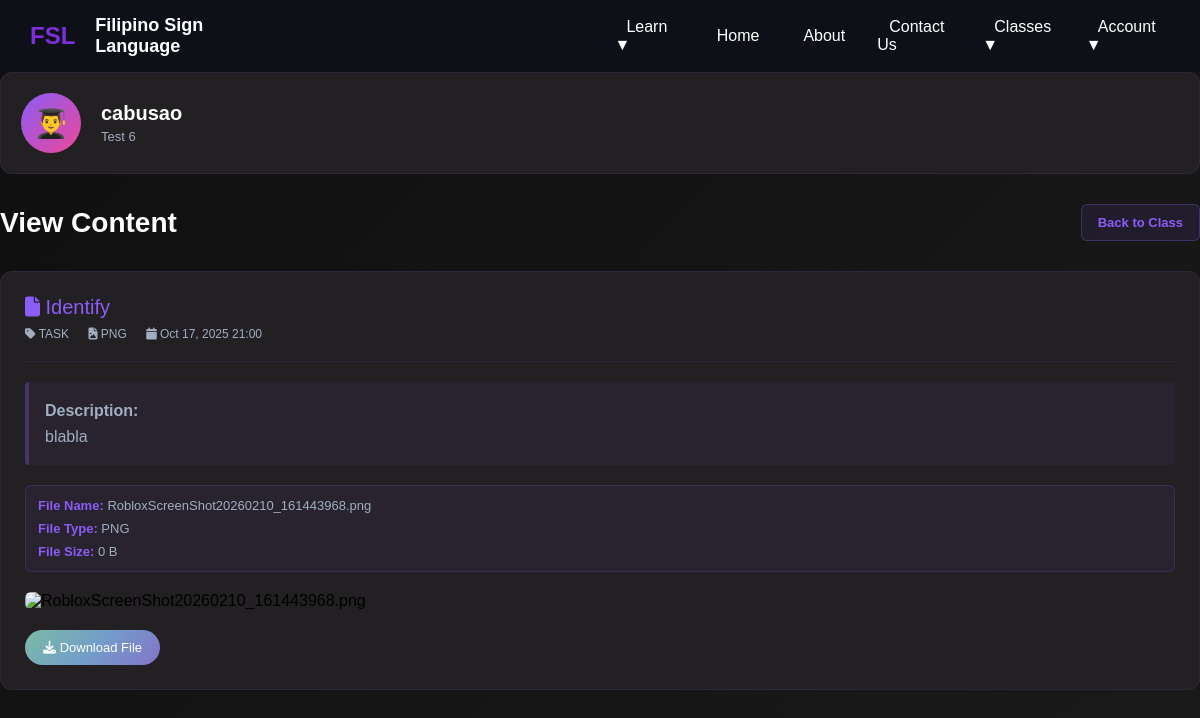
The app's page /In/view_content.php?type=task&id=6&class_id=6 (signed in) with its own data.
### tables this page shows
CREATE TABLE `classes` (
  `class_id` int(11) NOT NULL,
  `teacher_id` int(11) NOT NULL,
  `class_name` varchar(255) NOT NULL,
  `description` text DEFAULT NULL,
  `access_code` varchar(10) NOT NULL,
  `created_at` timestamp NOT NULL DEFAULT current_timestamp(),
  `status` enum('active','completed','archived') DEFAULT 'active'
);

CREATE TABLE `class_tasks` (
  `task_id` int(11) NOT NULL,
  `class_id` int(11) NOT NULL,
  `task_name` varchar(255) NOT NULL,
  `task_description` text DEFAULT NULL,
  `file_path` varchar(255) DEFAULT NULL,
  `file_data` longblob DEFAULT NULL,
  `file_mime` varchar(100) DEFAULT NULL,
  `file_name` varchar(255) DEFAULT NULL,
  `task_order` int(11) DEFAULT 0,
  `created_at` timestamp NOT NULL DEFAULT current_timestamp()
);

### In/view_content.php (the view, shortened to what this page needs)
<?php
$conn = new mysqli("localhost", "root", "", "fsldb");
$type = $_GET['type'] ?? '';
$item_id = intval($_GET['id'] ?? 0);
$class_id = intval($_GET['class_id'] ?? 0);
$user_id = $_SESSION['acc_no'];
$user_role = $_SESSION['role'];
if ($user_role === 'teacher') {
    $verify_query = "SELECT c.* FROM classes c WHERE c.class_id = ? AND c.teacher_id = ?";
    $stmt = $conn->prepare($verify_query);
    $stmt->bind_param("ii", $class_id, $user_id);
} elseif ($user_role === 'student') {
    $verify_query = "SELECT c.* FROM classes c JOIN student_enrollments se ON c.class_id = se.class_id WHERE c.class_id = ? AND se.student_id = ?";
    $stmt = $conn->prepare($verify_query);
    $stmt->bind_param("ii", $class_id, $user_id);
} else {
    header("Location: login.php");
    exit();
}
$stmt->execute();
$class_result = $stmt->get_result();
$class = $class_result->fetch_assoc();
if ($type == 'task') {
    $query = "SELECT * FROM class_tasks WHERE task_id = ? AND class_id = ?";
    $stmt = $conn->prepare($query);
    $stmt->bind_param("ii", $item_id, $class_id);
} elseif ($type == 'lesson') {
    $query = "SELECT * FROM class_lessons WHERE lesson_id = ? AND class_id = ?";
    $stmt = $conn->prepare($query);
    $stmt->bind_param("ii", $item_id, $class_id);
} else {
    $redirect = $user_role === 'teacher' ? "teacher_class.php?class_id=$class_id" : "student_class.php?class_id=$class_id";
    header("Location: $redirect");
    exit();
}
$stmt->execute();
$result = $stmt->get_result();
$content = $result->fetch_assoc();
$file_name = $content['file_name'] ?? null;
$file_ext = strtolower(pathinfo($file_name, PATHINFO_EXTENSION));
$serve_type = $type;
$serve_id = intval($item_id ?? $item_id);
$serve_url = "serve_file.php?type=" . urlencode($serve_type) . "&id=" . $serve_id;
$user_pic_result = $conn->query("SELECT profile_picture FROM account_record WHERE acc_no = $user_id");
$user_pic_data = $user_pic_result->fetch_assoc();
$user_profile_picture = $user_pic_data['profile_picture'] ?? null;
$user_name = $_SESSION['name'] ?? 'User';
$is_image = in_array($file_ext, ['jpg', 'jpeg', 'png', 'gif', 'bmp', 'webp']);
$is_pdf = $file_ext === 'pdf';
$is_video = in_array($file_ext, ['mp4', 'avi', 'mov', 'mkv', 'webm', 'ogv']);
$title = $content[$type == 'task' ? 'task_name' : 'lesson_name'];
$description = $content[$type == 'task' ? 'task_description' : 'lesson_description'] ?? '';
?>
<!DOCTYPE html>
<html lang="en">
<head>
    <link rel="stylesheet" href="https://cdnjs.cloudflare.com/ajax/libs/font-awesome/6.4.0/css/all.min.css">
</head>
<body>
    <?php include "includes/header.php" ?>
    <div class="container">
        <div class="profile-header">
            <div class="profile-picture">
                <?php if ($user_profile_picture): ?>
                    <img src="<?php echo htmlspecialchars($user_profile_picture); ?>" alt="Profile">
                <?php else: ?>
                    <?php echo $user_role === 'teacher' ? '👨‍🏫' : '👨‍🎓'; ?>
                <?php endif; ?>
            </div>
            <div class="profile-info">
                <h2><?php echo htmlspecialchars($user_name); ?></h2>
                <p><?php echo htmlspecialchars($class['class_name']); ?></p>
            </div>
        </div>
        <div class="header">
            <h1>View Content</h1>
            <a href="<?php echo $user_role === 'teacher' ? 'teacher_class.php' : 'student_class.php'; ?>?class_id=<?php echo $class_id; ?>" class="back-btn">Back to Class</a>
        </div>
        <div class="viewer-section">
            <div class="viewer-header">
                <div class="viewer-title">
                    <i class="fas fa-file"></i> <?php echo htmlspecialchars($title); ?>
                </div>
                <div class="viewer-meta">
                    <span><i class="fas fa-tag"></i> <?php echo strtoupper($type); ?></span>
                    <span><i class="fas fa-file-<?php
                        if ($is_image) echo 'image';
                        elseif ($is_pdf) echo 'pdf';
                        elseif ($is_video) echo 'video';
                        else echo 'alt';
                    ?>"></i> <?php echo strtoupper($file_ext); ?></span>
                    <span><i class="fas fa-calendar"></i> <?php echo date('M d, Y H:i', strtotime($content['created_at'])); ?></span>
                </div>
            </div>
            <?php if (!empty($description)): ?>
            <div class="description">
                <strong>Description:</strong><br>
                <?php echo nl2br(htmlspecialchars($description)); ?>
            </div>
            <?php endif; ?>
            <div class="file-info">
                <div class="file-info-item">
                    <strong>File Name:</strong> <?php echo htmlspecialchars($file_name); ?>
                </div>
                <div class="file-info-item">
                    <strong>File Type:</strong> <?php echo strtoupper($file_ext); ?>
                </div>
                <div class="file-info-item">
                    <strong>File Size:</strong> <?php
                    if (!empty($content['file_data'])) {
                        $size = strlen($content['file_data']);
                    } elseif (!empty($content['file_path']) && file_exists($content['file_path'])) {
                        $size = filesize($content['file_path']);
                    } else {
                        $size = 0;
                    }
                    if ($size < 1024) {
                        echo $size . ' B';
                    } elseif ($size < 1024 * 1024) {
                        echo round($size / 1024, 2) . ' KB';
                    } else {
                        echo round($size / (1024 * 1024), 2) . ' MB';
                    }
                    ?>
                </div>
            </div>
            <?php if ($is_image): ?>
                <div class="viewer-content">
                    <img src="<?php echo htmlspecialchars($serve_url); ?>" alt="<?php echo htmlspecialchars($file_name); ?>" class="image-viewer">
                </div>
            <?php endif; ?>
            <div class="button-group">
                <a href="<?php echo htmlspecialchars($serve_url); ?>&download=1" class="btn btn-primary">
                    <i class="fas fa-download"></i> Download File
                </a>
            </div>
        </div>
    </div>
</body>
</html>

### In/view_content.php (style rules this page uses)
* { margin: 0; padding: 0; box-sizing: border-box; }
body { font-family: Arial, sans-serif; background: linear-gradient(135deg, #0f0f0f 0%, #1a1a1a 100%); min-height: 100vh; padding-bottom: 40px; }
.container { max-width: 1200px; margin: 0 auto; }
.profile-header { display: flex; align-items: center; gap: 20px; background: #232023; border-radius: 12px; padding: 20px; margin-bottom: 30px; border: 1px solid rgba(139, 92, 246, 0.1); }
.profile-picture { width: 60px; height: 60px; border-radius: 50%; background: linear-gradient(135deg, #8b5cf6, #ec4899); display: flex; align-items: center; justify-content: center; font-size: 28px; overflow: hidden; flex-shrink: 0; }
.profile-info h2 { color: #ffffff; font-size: 20px; margin-bottom: 4px; }
.profile-info p { color: #a0aec0; font-size: 13px; }
.header { display: flex; justify-content: space-between; align-items: center; margin-bottom: 30px; flex-wrap: wrap; gap: 20px; }
.header h1 { color: #ffffff; font-size: 28px; }
.back-btn { background: rgba(139, 92, 246, 0.1); color: #8b5cf6; border: 1px solid rgba(139, 92, 246, 0.3); padding: 10px 16px; border-radius: 6px; text-decoration: none; font-size: 13px; font-weight: 600; transition: all 0.3s ease; }
.viewer-section { background: #232023; border-radius: 12px; padding: 24px; border: 1px solid rgba(139, 92, 246, 0.1); margin-bottom: 24px; }
.viewer-header { margin-bottom: 20px; padding-bottom: 20px; border-bottom: 1px solid rgba(139, 92, 246, 0.1); }
.viewer-title { color: #8b5cf6; font-size: 20px; margin-bottom: 8px; }
.viewer-meta { color: #a0aec0; font-size: 12px; }
.viewer-meta span { margin-right: 16px; }
.file-info { background: rgba(139, 92, 246, 0.05); border: 1px solid rgba(139, 92, 246, 0.2); padding: 12px; border-radius: 6px; margin-bottom: 20px; }
.file-info-item { color: #a0aec0; font-size: 13px; margin-bottom: 8px; }
.file-info-item:last-child { margin-bottom: 0; }
.file-info-item strong { color: #8b5cf6; }
.viewer-content { margin: 20px 0; border-radius: 6px; overflow: auto; }
.image-viewer { max-width: 100%; max-height: 600px; margin: 0 auto; display: block; }
.button-group { display: flex; gap: 12px; flex-wrap: wrap; margin-top: 20px; }
.btn { padding: 10px 20px; border-radius: 6px; cursor: pointer; font-weight: 600; font-size: 13px; border: none; text-decoration: none; display: inline-flex; align-items: center; gap: 6px; transition: all 0.3s ease; }
.btn-primary { background: linear-gradient(to right, #8b5cf6, #ec4899); color: white; }
.description { background: rgba(139, 92, 246, 0.05); border-left: 4px solid rgba(139, 92, 246, 0.3); padding: 16px; border-radius: 4px; margin-bottom: 20px; color: #a0aec0; line-height: 1.6; }

### In/includes/header.php (style rules this page uses)
* { padding: 0; margin: 0; box-sizing: border-box; }
.btn { background: linear-gradient(135deg, #7bbba4, #739EC9, #8373c9); color: white; padding: 10px 18px; text-decoration: none; border-radius: 19px; font-weight: 500; transition: 0.3s ease; display: inline-block; }

### records on screen
classes: class_name "Test 6"
class_tasks: task_name "Identify", file_name "PNG", created_at "Oct 17, 2025 21:00", task_description "blabla", file_name "RobloxScreenShot20260210_161443968.png", size "0"

### other values on screen
$user_name "cabusao"
$type "TASK"
